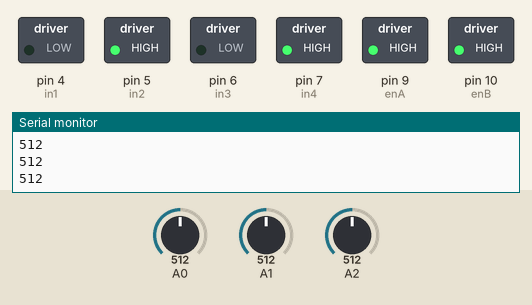
Simulated run of this sketch. Board: Arduino Uno, built with avr-gcc and run on an emulated ATmega328P. On the bench: switched loads named in the sketch (green lamp = pin HIGH), the last lines printed to the serial monitor. Inputs (shaded band) come from the test bench; at power-on: A0 = 512, A2 = 512, A1 = 512.

Above: at 14.8 s.
14.9 s: A0 set to 579
19.2 s: A0 set to 546
23.5 s: A2 set to 608
At 26.8 s:
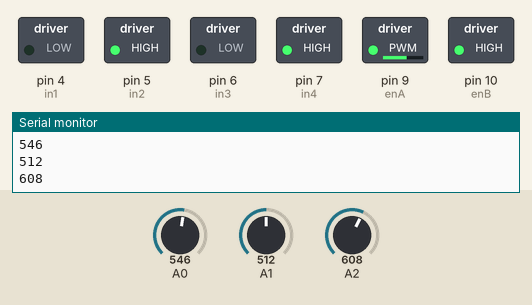
27.2 s: A2 set to 585
At 31.1 s:
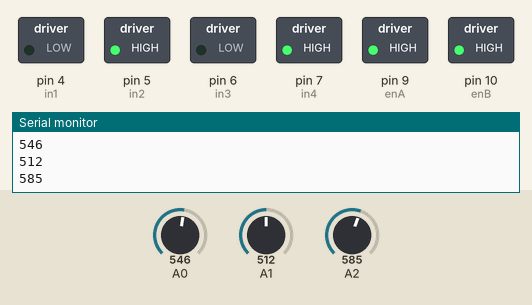
Timing chart, 0 to 32.5 s (numbered marks = the images above; inputs shaded):
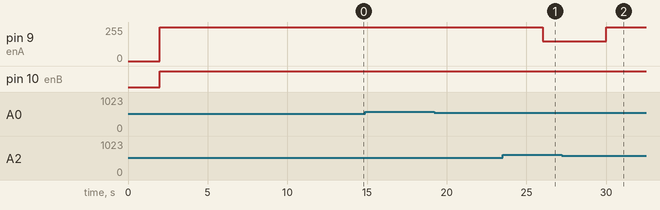

Measured:
- the behaviour switches between 596 and 595 on A2 (found by bisection; images 1 and 2)
- after the input at 23.5 s, pin 9 (enA): 255/255 → 150/255 after 2.5 s
- after the input at 27.2 s, pin 9 (enA): 150/255 → 255/255 after 2.8 s

The sketch:

Ux_Rx_Autonomous_driver_Code.ino
```cpp
#define enA 9
#define in1 4
#define in2 5
#define enB 10
#define in3 6
#define in4 7
int motorSpeedA = 0;
int motorSpeedB = 0;

int rx1;
int rx2;
int rx3;
int diff1;
int diff2;

void moveLeft();
void moveRight();
void moveStraight();

void setup() {
  Serial.begin(9600);

  pinMode(enA, OUTPUT);
  pinMode(enB, OUTPUT);
  pinMode(in1, OUTPUT);
  pinMode(in2, OUTPUT);
  pinMode(in3, OUTPUT);
  pinMode(in4, OUTPUT);

  digitalWrite(in1,LOW);
  digitalWrite(in2,HIGH);
  digitalWrite(in3,LOW);
  digitalWrite(in4,HIGH);

}

void loop() {

  rx1 = analogRead(A0);
  rx2 = analogRead(A1);
  rx3 = analogRead(A2);
  diff1 = rx1-rx2;
  diff2 = rx3-rx2;
  Serial.println(rx1);
  Serial.println(rx2);
  Serial.println( rx3);


delay(2000);

if( abs(diff1 - diff2) < 50 )          //  Move Straight
    {
        moveStraight();
     }
else if((diff1 - diff2) > 50 )                  // Turn Left
    {
      moveRight();
    }
else                               // Turn Right
   {
      moveLeft();
    }


}

void moveStraight()
{
  Serial.println("Straight");
   motorSpeedA = 255;
   motorSpeedB = 255;
   analogWrite(enA, motorSpeedA); // Send PWM signal to motor A
   analogWrite(enB, motorSpeedB); // Send PWM signal to motor B

}

void moveLeft()
{
  Serial.println("Left");
  if( (abs(diff1) < 50) && (rx2 > rx1) )
      {  motorSpeedA = 200;
         motorSpeedB = 255;    }

   if( (abs(diff1) < 50) && (rx2 < rx1) )
      {  motorSpeedA = 150;
         motorSpeedB = 255;    }

   if( (abs(diff1) > 50) && (rx3 < 20 ) && (rx2 < 100) )
      {  motorSpeedA = 75;
         motorSpeedB = 255;    }
   analogWrite(enA, motorSpeedA); // Send PWM signal to motor A
   analogWrite(enB, motorSpeedB); // Send PWM signal to motor B

}

void moveRight()
{
  Serial.println("Right");
  if( (abs(diff2) < 50) && (rx2 > rx3) )
      {  motorSpeedA = 200;
         motorSpeedB = 255;    }

  if( (abs(diff2) < 50) && (rx2 < rx3) )
      {  motorSpeedA = 150;
         motorSpeedB = 255;    }

  if( (abs(diff2) > 50) && (rx1 < 20 ) && (rx2 < 100) )
      {  motorSpeedA = 75;
         motorSpeedB = 255;    }
  analogWrite(enA, motorSpeedA); // Send PWM signal to motor A
  analogWrite(enB, motorSpeedB); // Send PWM signal to motor B

}
```
